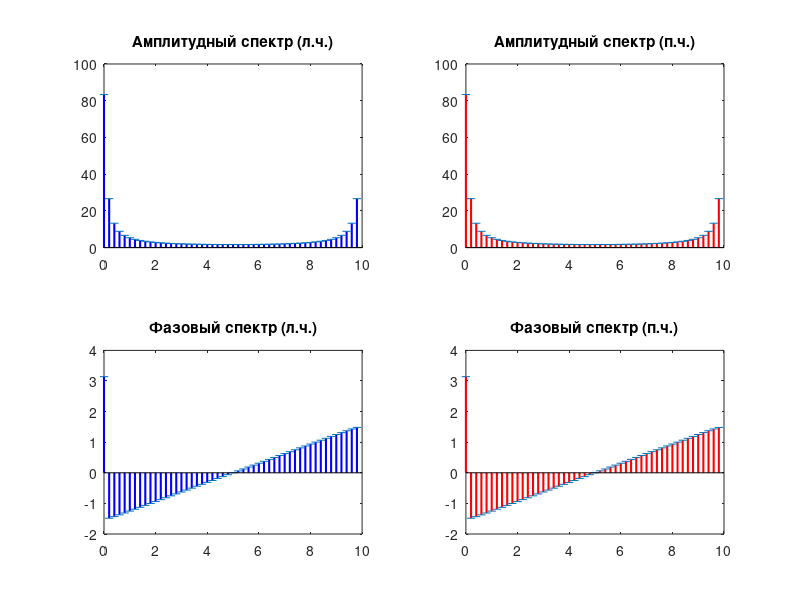

This chart was generated by the following MATLAB code:
Fs = 10;
T = 1/Fs;
L = 50;
t = (0 : L - 1)*T;
w = (0 : L - 1) * Fs / L;
function y = f(t)
    y = 2 * sin(2 * pi * t / 180);
end
function y = g(t)
    y = 3 * sin(4 * pi * t / 180);
end
a = 20;
b = -10;
left_FFT = fft(a * f(t) + b * g(t));
right_FFT = a * fft(f(t)) + b * fft(g(t));


figure;
subplot(2, 2, 1);
stem(w, abs(left_FFT), "Marker", "_", "LineWidth", 1.5, "Color", "blue");
title("Амплитудный спектр (л.ч.)");
subplot(2, 2, 3);
stem(w, angle(left_FFT), "Marker", "_", "LineWidth", 1.5, "Color", "blue");
title("Фазовый спектр (л.ч.)");
subplot(2, 2, 2);
stem(w, abs(right_FFT), "Marker", "_", "LineWidth", 1.5, "Color", "red");
title("Амплитудный спектр (п.ч.)");
subplot(2, 2, 4);
stem(w, angle(right_FFT), "Marker", "_", "LineWidth", 1.5, "Color", "red");
title("Фазовый спектр (п.ч.)");